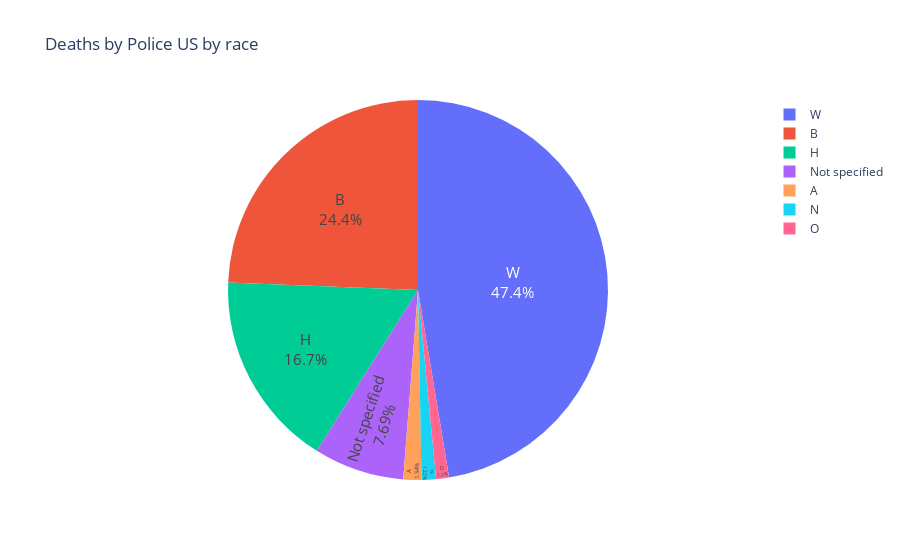

Write notebook code for a chart like this one.
### Markdown cell above
### What behavior can be observed by race?
## Deaths by Police in US by race

### Code cell
deaths_race = deaths_data.race.value_counts()

fig = px.pie(labels=deaths_race.index, values=deaths_race.values,
             title='Deaths by Police US by race',
             names=deaths_race.index,
             hole=0
             )
fig.update_traces(textposition='inside', textfont_size=15, textinfo='percent+label')
fig.show()

### Figure 1 — Plotly figure (JSON) as saved in the notebook; plotly's stock layout.template omitted (floating-point values rounded to 4 significant figures)
{"data": [{"domain": {"x": [0, 1], "y": [0, 1]}, "hole": 0, "hovertemplate": "label=%{label}<br>value=%{value}<extra></extra>", "labels": ["W", "B", "H", "Not specified", "A", "N", "O"], "legendgroup": "", "name": "", "showlegend": true, "textfont": {"size": 15}, "textinfo": "percent+label", "textposition": "inside", "type": "pie", "values": [1201, 618, 423, 195, 39, 31, 28]}], "layout": {"legend": {"tracegroupgap": 0}, "title": {"text": "Deaths by Police US by race"}}}
